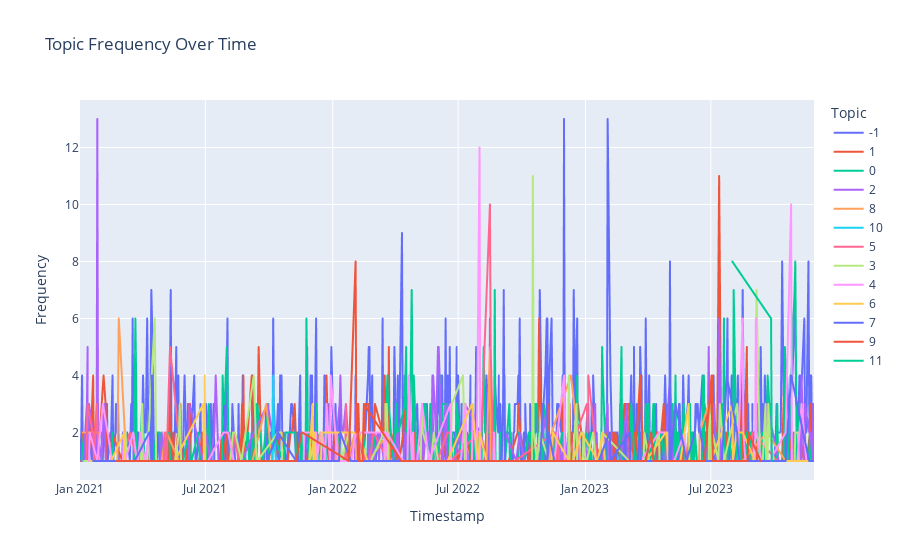

Here is the notebook cell this chart was saved with:
### Markdown cell above
# 직접 시각화 with plotly

### Code cell
fig = px.line(topics_over_time, x="Timestamp", y="Frequency", title='Topic Frequency Over Time', color="Topic")
fig.show()
